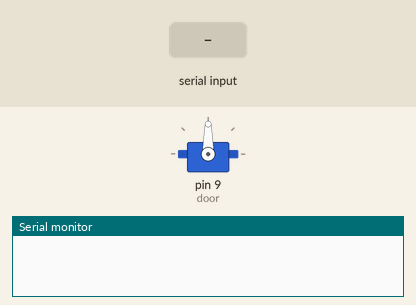
This sketch was run on a simulated Arduino Uno, built with avr-gcc and run on an emulated ATmega328P. On the bench: servo, the last lines printed to the serial monitor. The test bench sets the inputs (shaded band).

Above: at 1.2 s.
1.3 s: "o" received over Serial
At 2.2 s:
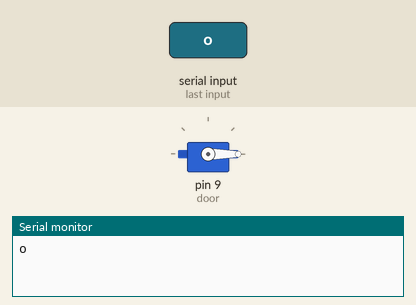
2.8 s: "c" received over Serial
At 3.4 s:
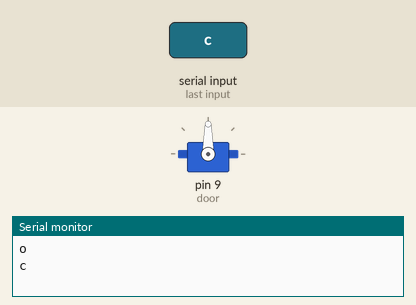
Timing chart, 0 to 5.8 s (numbered marks = the images above; inputs shaded):
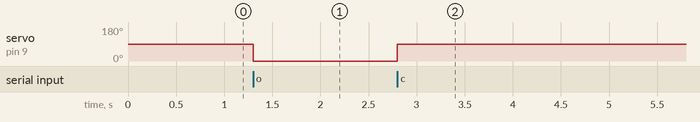

Measured:
- after the input at 1.3 s, servo on pin 9 (door): 90° → 0° at once
- after the input at 2.8 s, servo on pin 9 (door): 0° → 90° at once

The sketch:

door.ino
```cpp
#include <Servo.h>

Servo door;  // create servo object to control a servo

int pos = 0;    // variable to store the servo position
char recData = 'n';
void setup() {
  door.attach(9);  // attaches the servo on pin 9 to the servo object
  Serial.begin(9600);
  door.write(90);
}

void loop() {
  if(Serial.available()> 0){
      recData = Serial.read();
      Serial.println(recData);
    }

    if (recData == 'o'){
        door.write(0);
      } else if (recData == 'c'){
        door.write(90);
       }
}
```
